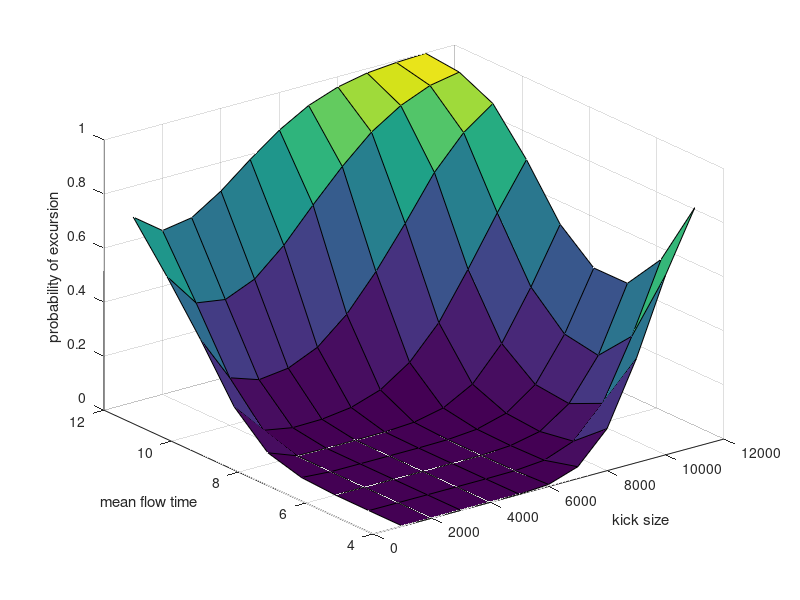

This figure's MATLAB source:
combined = importdata("rectangle_data_combine.mat");

% mean_time_to_excursion = zeros(length(combined),1);
% probability_of_excursion = zeros(length(combined), 1);
% lower_bounds = zeros(length(combined),1);
% taus = zeros(length(combined),1);
% std_time_to_excursion = zeros(length(combined),1);
% std_probability_of_excursion = zeros(length(combined),1);
% number_of_excursion = zeros(length(combined),1);

%%
% for i = 1:length(combined)
%     mean_time_to_excursion(i) = mean(combined(i).times,'omitnan');
%     std_time_to_excursion(i) = std(combined(i).times,'omitnan');
%     probability_of_excursion(i) = mean(combined(i).indicators);
%     std_probability_of_excursion(i) = std(combined(i).indicators);
%     taus(i) = combined(i).taus;
%     lower_bounds(i) = combined(i).lower_bounds;
%     number_of_excursion(i) = mean(combined(i).indicators)*10000;
% end

% [taus,I] = sort(taus);
% mean_time = mean_time_to_excursion(I);
% probability = probability_of_excursion(I);
% std_probability_of_excursion = std_probability_of_excursion(I);
% std_time_to_excursion = std_time_to_excursion(I);
% number_of_excursion = number_of_excursion(I);


%plot3(lower_bounds,taus,probability_of_excursion )

probabilities = zeros(9, 11);
kvalue = [1000:1000:11000];
tvalue = [4:1:12];

for j = 1:length(combined)
    tindex = find(combined(j).taus == tvalue);
    bound_index = find(combined(j).lower_bounds == kvalue);
    probabilities(tindex,bound_index) = combined(j).probabilities;

end

%%
figure(1)
[k,t] = meshgrid(kvalue,tvalue);

surf(k,t,probabilities)
xlabel('kick size')
ylabel('mean flow time')
zlabel('probability of excursion')